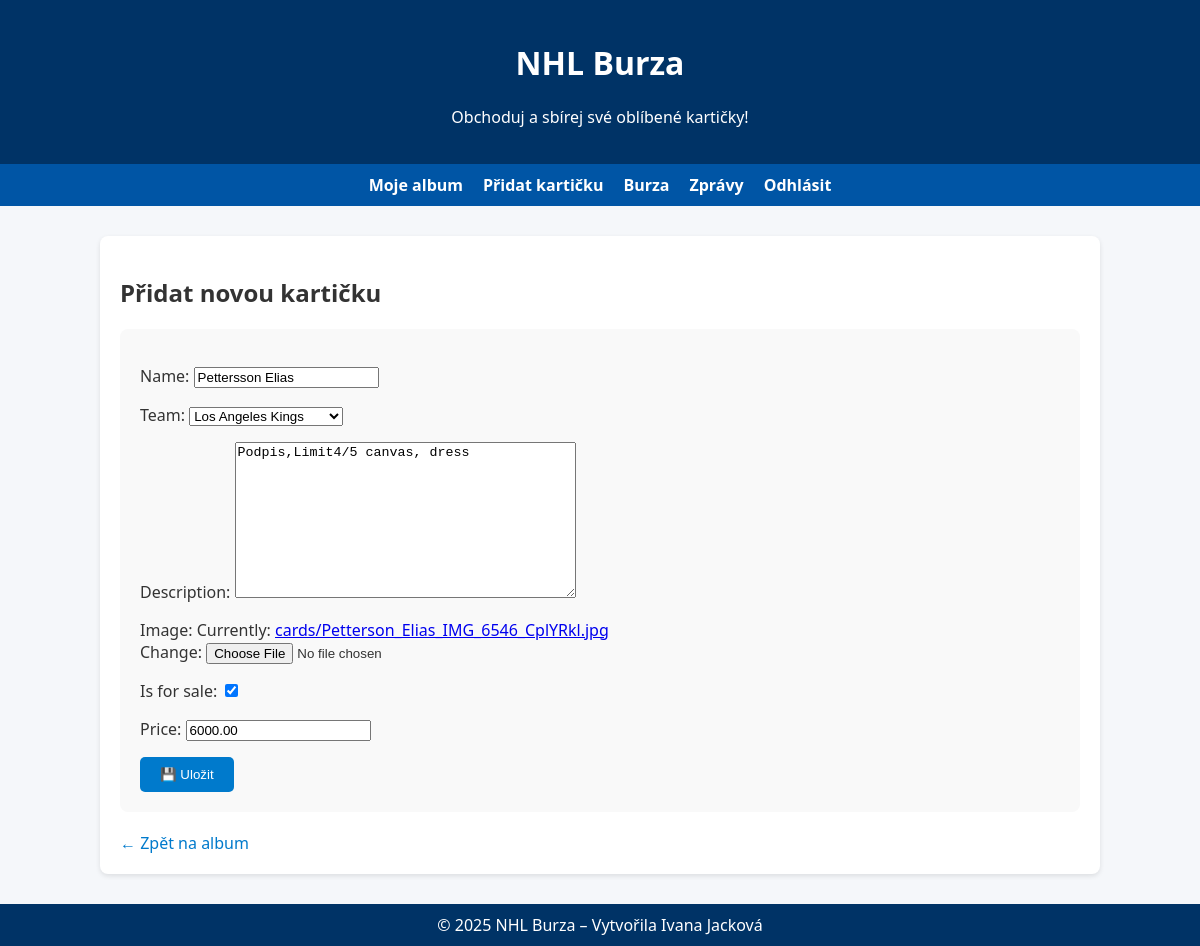
The page /edit/1/ (signed in) on the database its author committed.
### nhl_bursa/albums/models.py (models this page shows, shortened)
class Card(models.Model):
    NHL_TEAMS = [
        ('BOS', 'Boston Bruins'),
        ('TOR', 'Toronto Maple Leafs'),
        ('MTL', 'Montreal Canadiens'),
        ('CHI', 'Chicago Blackhawks'),
        ('NYR', 'New York Rangers'),
        ('LAK', 'Los Angeles Kings'),
        ('TBL', 'Tampa Bay Lightning'),
        ('EDM', 'Edmonton Oilers'),
        ('COL', 'Colorado Avalanche'),
        ('VGK', 'Vegas Golden Knights'),
        ('VNC', 'Vancouver Canucks'),
    ]
    name = models.CharField(max_length=100)
    team = models.CharField(max_length=3, choices=NHL_TEAMS)
    description = models.TextField(blank=True)
    image = models.ImageField(upload_to='cards/')
    is_for_sale = models.BooleanField(default=False)
    price = models.DecimalField(max_digits=6, decimal_places=2, null=True, blank=True)
    owner = models.ForeignKey(settings.AUTH_USER_MODEL, on_delete=models.CASCADE)  # klíčová oprava

### nhl_bursa/albums/views.py (the view)
# urls.py: path('edit/<int:card_id>/', views.edit_card, name='edit_card'),
def edit_card(request, card_id):
    card = get_object_or_404(Card, id=card_id, owner=request.user)
    if request.method == 'POST':
        form = CardForm(request.POST, request.FILES, instance=card)
        if form.is_valid():
            form.save()
            return redirect('album_list')
    else:
        form = CardForm(instance=card)
    return render(request, 'albums/add_card.html', {'form': form})

### nhl_bursa/albums/forms.py
class CardForm(forms.ModelForm):
    class Meta:
        model = Card
        fields = ['name', 'team', 'description', 'image', 'is_for_sale', 'price']

### nhl_bursa/templates/albums/add_card.html (shortened to what this page needs)
{% extends "base.html" %}
{% block content %}
  <h2>Přidat novou kartičku</h2>
  <form method="post" enctype="multipart/form-data" style="margin-bottom: 20px;">
    <div style="background: #f9f9f9; padding: 20px; border-radius: 8px;">
      {{ form.as_p }}
      <button type="submit" style="padding: 10px 20px; background: #007acc; color: white; border: none; border-radius: 5px;">💾 Uložit</button>
    </div>
  </form>
  <a href="{% url 'album_list' %}" style="text-decoration: none; color: #007acc;">← Zpět na album</a>
{% endblock %}

### nhl_bursa/templates/base.html (style rules this page uses)
body { margin: 0; font-family: 'Segoe UI', Tahoma, Geneva, Verdana, sans-serif; background-color: #f5f7fa; color: #333; }

### rows shown on the page
Card: name "Pettersson Elias", team "Los Angeles Kings", description "Podpis,Limit4/5 canvas, dress", is_for_sale "☑", price "6000.00"
